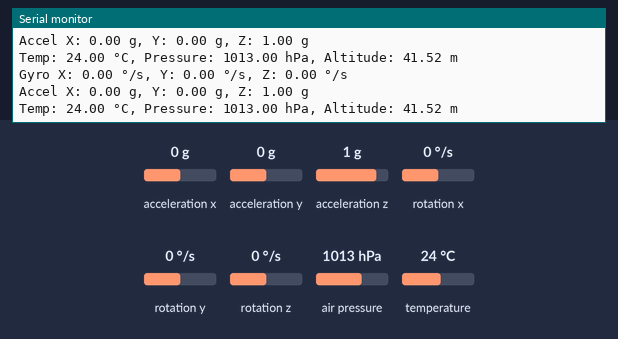
A program run on a simulated Arduino Nano, built with avr-gcc and run on an emulated ATmega328P. Parts: the last lines printed to the serial monitor. Inputs (shaded band) come from the test bench; at power-on: acceleration x 0 g, rotation x 0 °/s, acceleration y 0 g, acceleration z 1 g, rotation y 0 °/s, rotation z 0 °/s, air pressure 1013 hPa, temperature 24 °C.

Above: at 1.3 s.
1.4 s: acceleration x set to -1.4 g
At 1.73 s:
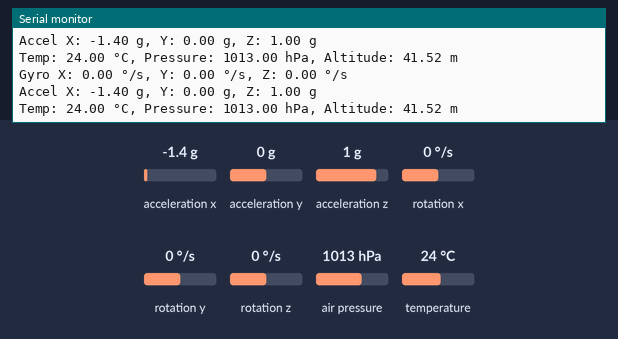
3.5 s: rotation x set to -192 °/s
At 4.4 s:
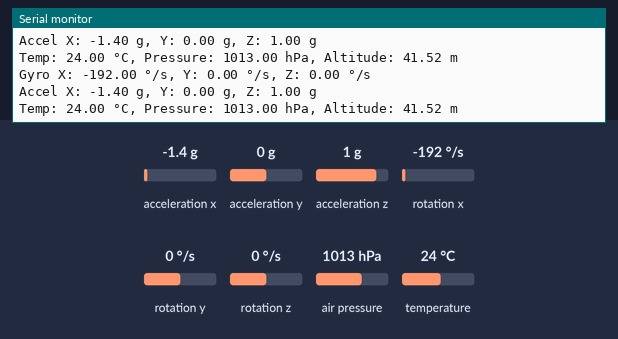
6.5 s: acceleration y set to -1.4 g
At 7.6 s:
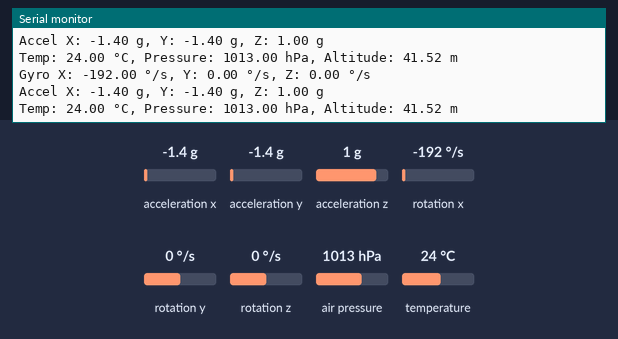
8.0 s: acceleration z set to -1.4 g
At 9.0 s:
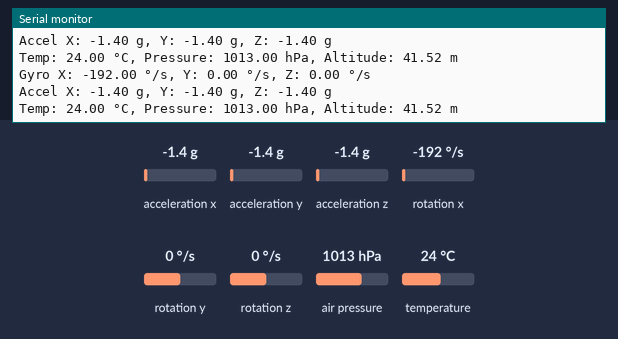
9.5 s: rotation y set to -192 °/s
At 10.3 s:
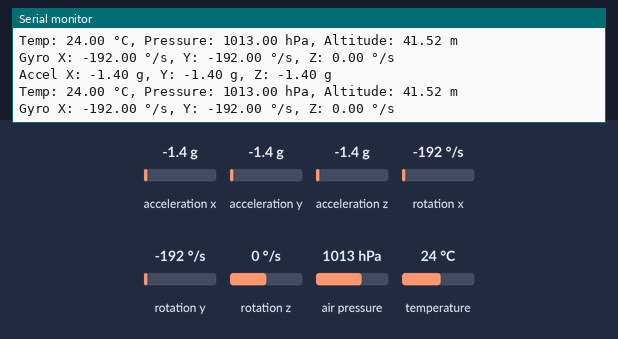
12.5 s: rotation x set to 0 °/s
At 13.5 s:
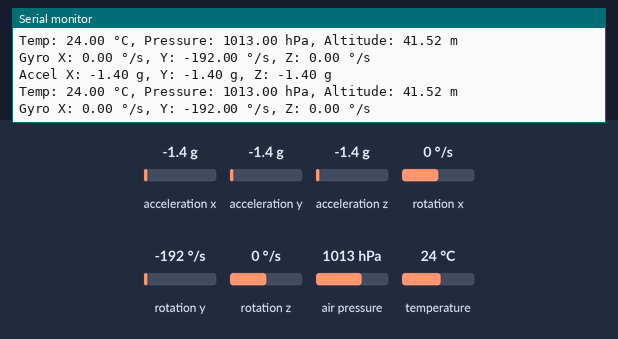

The program:

main.cpp
```cpp
#include <Arduino.h>
#include <Wire.h>
#include <Adafruit_MPU6050.h>
#include <Adafruit_BMP280.h>
#include <SPI.h>
#include <mcp_can.h>

// ECUMaster CAN IDs
#define ECUMASTER_ID_0x399  0x399  // BMP280 Barometric pressure and temperature
#define ECUMASTER_ID_0x400  0x400  // Latitude, Longitude
#define ECUMASTER_ID_0x401  0x401  // Speed, Height, Satellites, GPS frame index, GPS status
#define ECUMASTER_ID_0x402  0x402  // Heading motion, Heading vehicle, X angle rate, Y angle rate
#define ECUMASTER_ID_0x403  0x403  // Z angle rate, X/Y/Z acceleration
#define ECUMASTER_ID_0x404  0x404  // UTC time

// CAN CS pin
#define CAN_CS_PIN 10

// Sensor objects
Adafruit_MPU6050 mpu;
Adafruit_BMP280 bmp;
MCP_CAN CAN(CAN_CS_PIN);  // CS pin 10 for SPI

// Timing variables
unsigned long lastCANSend = 0;
unsigned long startupTime = 0;
const unsigned long STARTUP_DURATION = 2000;  // 2 seconds startup sequence
const unsigned long STARTUP_INTERVAL = 100;   // 10Hz during startup (100ms)
const unsigned long NORMAL_INTERVAL = 40;     // 25Hz normal operation (40ms)
bool startupComplete = false;

// GPS frame index counter
uint8_t gpsFrameIndex = 0;

// Function to convert float to 16-bit signed integer with scaling
int16_t floatToInt16(float value, float scale) {
  return (int16_t)(value * scale);
}

// Function to convert float to 16-bit unsigned integer
uint16_t floatToUInt16(float value) {
  return (uint16_t)value;
}

// Function to send ECUMaster ID 0x400 (Latitude, Longitude) - all zeros
void sendCANMessage_0x400() {
  unsigned char canMsg[8] = {0x00, 0x00, 0x00, 0x00, 0x00, 0x00, 0x00, 0x00};
  CAN.sendMsgBuf(ECUMASTER_ID_0x400, 0, 8, canMsg);
}

// Function to send CAN ID 0x399 (BMP280 Barometric pressure and temperature)
void sendCANMessage_0x399(float pressure, float temperature) {
  unsigned char canMsg[8];

  // Byte 0-1: Barometric pressure in kPa * 10 (Unsigned 16-bit, LITTLE ENDIAN)
  // Convert Pa to kPa (divide by 1000), then multiply by 10 for transmission
  uint16_t pressureValue = (uint16_t)((pressure / 1000.0) * 10.0);
  canMsg[0] = pressureValue & 0xFF;         // LSB
  canMsg[1] = (pressureValue >> 8) & 0xFF; // MSB

  // Byte 2: Temperature in °C * 10 (Signed 8-bit)
  int8_t tempValue = (int8_t)(temperature * 10.0);
  canMsg[2] = (unsigned char)tempValue;

  // Bytes 3-7: Reserved (zeros)
  canMsg[3] = 0x00;
  canMsg[4] = 0x00;
  canMsg[5] = 0x00;
  canMsg[6] = 0x00;
  canMsg[7] = 0x00;

  CAN.sendMsgBuf(ECUMASTER_ID_0x399, 0, 8, canMsg);
}

// Function to send ECUMaster ID 0x401 (Speed, Height, Satellites, GPS info)
void sendCANMessage_0x401(float altitude) {
  unsigned char canMsg[8];

  // Byte 0-1: Speed (16-bit signed, km/h with scale 36/1000) - set to 0
  canMsg[0] = 0x00;
  canMsg[1] = 0x00;

  // Byte 2-3: Height/Altitude (16-bit signed, meters, BIG ENDIAN)
  int16_t altitudeInt = (int16_t)altitude;
  canMsg[2] = (altitudeInt >> 8) & 0xFF;  // MSB
  canMsg[3] = altitudeInt & 0xFF;          // LSB

  // Byte 4-5: Reserved (zeros)
  canMsg[4] = 0x00;
  canMsg[5] = 0x00;

  // Byte 6: GPS frame index in upper nibble (bits 4-7)
  canMsg[6] = (gpsFrameIndex << 4) & 0xF0;

  // Byte 7: GPS status/flags
  canMsg[7] = 0x19;

  CAN.sendMsgBuf(ECUMASTER_ID_0x401, 0, 8, canMsg);

  // Increment GPS frame index (0-15 cyclically)
  gpsFrameIndex = (gpsFrameIndex + 1) & 0x0F;
}

// Function to send ECUMaster ID 0x404 (UTC time)
void sendCANMessage_0x404() {
  unsigned char canMsg[8];

  // Send a fixed date/time to match genuine device pattern
  // In real implementation, you would get time from GPS or RTC module
  canMsg[0] = 0x14;   // UTC year offset from 2000 (0x14 = 20 = year 2020)
  canMsg[1] = 0x08;   // UTC month (8 = August)
  canMsg[2] = 0x02;   // UTC day (2)
  canMsg[3] = 0x00;   // UTC hour (0-23)
  canMsg[4] = 0x00;   // UTC minute (0-59)
  canMsg[5] = 0x00;   // UTC second (0-60)
  canMsg[6] = 0x00;   // UTC millisecond LSB
  canMsg[7] = 0x00;   // UTC millisecond MSB

  CAN.sendMsgBuf(ECUMASTER_ID_0x404, 0, 8, canMsg);
}

// Function to send ECUMaster ID 0x402 (gyro rates)
void sendCANMessage_0x402(float gyroX, float gyroY) {
  unsigned char canMsg[8];

  // Byte 0-1: Heading motion (0-360) - using 0 as placeholder (BIG ENDIAN)
  uint16_t headingMotion = 0;
  canMsg[0] = (headingMotion >> 8) & 0xFF;  // MSB
  canMsg[1] = headingMotion & 0xFF;         // LSB

  // Byte 2-3: Heading vehicle (0-360) - using 0 as placeholder (BIG ENDIAN)
  uint16_t headingVehicle = 0;
  canMsg[2] = (headingVehicle >> 8) & 0xFF;  // MSB
  canMsg[3] = headingVehicle & 0xFF;         // LSB

  // Byte 4-5: X angle rate (°/s, Factor: 0.01, so multiply by 100 for CAN transmission) (BIG ENDIAN)
  // MPU6050 gives rad/s, convert to deg/s, then scale by 100
  // Formula: CAN_value = (rad/s * 57.2958) / 0.01 = (rad/s * 57.2958) * 100
  int16_t xAngleRate = (int16_t)(gyroX * 57.2958 * 100.0);
  canMsg[4] = (xAngleRate >> 8) & 0xFF;  // MSB
  canMsg[5] = xAngleRate & 0xFF;         // LSB

  // Byte 6-7: Y angle rate (°/s, Factor: 0.01, so multiply by 100 for CAN transmission) (BIG ENDIAN)
  int16_t yAngleRate = (int16_t)(-gyroY * 57.2958 * 100.0);  // Negated to correct direction
  canMsg[6] = (yAngleRate >> 8) & 0xFF;  // MSB
  canMsg[7] = yAngleRate & 0xFF;         // LSB

  CAN.sendMsgBuf(ECUMASTER_ID_0x402, 0, 8, canMsg);
}

// Function to send ECUMaster ID 0x403 (Z gyro and accelerations)
void sendCANMessage_0x403(float gyroZ, float accelX, float accelY, float accelZ) {
  unsigned char canMsg[8];

  // Byte 0-1: Z angle rate (°/s, Factor: 0.01, so multiply by 100 for CAN transmission) (BIG ENDIAN)
  int16_t zAngleRate = (int16_t)(gyroZ * 57.2958 * 100.0);
  canMsg[0] = (zAngleRate >> 8) & 0xFF;  // MSB
  canMsg[1] = zAngleRate & 0xFF;         // LSB

  // Byte 2-3: X acceleration (g, Factor: 0.01, so multiply by 100 for CAN transmission) (BIG ENDIAN)
  // MPU6050 gives m/s², convert to g by dividing by 9.81, then scale by 100
  // Formula: CAN_value = (m/s² / 9.81) / 0.01 = (m/s² / 9.81) * 100
  int16_t xAccel = (int16_t)((accelX / 9.81) * 100.0);
  canMsg[2] = (xAccel >> 8) & 0xFF;  // MSB
  canMsg[3] = xAccel & 0xFF;         // LSB

  // Byte 4-5: Y acceleration (g, Factor: 0.01, so multiply by 100 for CAN transmission) (BIG ENDIAN)
  int16_t yAccel = (int16_t)((accelY / 9.81) * 100.0);
  canMsg[4] = (yAccel >> 8) & 0xFF;  // MSB
  canMsg[5] = yAccel & 0xFF;         // LSB

  // Byte 6-7: Z acceleration (g, Factor: 0.01, so multiply by 100 for CAN transmission) (BIG ENDIAN)
  int16_t zAccel = (int16_t)((accelZ / 9.81) * 100.0);
  canMsg[6] = (zAccel >> 8) & 0xFF;  // MSB
  canMsg[7] = zAccel & 0xFF;         // LSB

  CAN.sendMsgBuf(ECUMASTER_ID_0x403, 0, 8, canMsg);
}

void setup() {
  Serial.begin(115200);
  while (!Serial) delay(10);

  Serial.println("ECUMaster IMU/Baro to CAN Test");

  // Initialize I2C
  Wire.begin();

  // Initialize MPU6050
  Serial.println("Initializing MPU6050...");
  if (!mpu.begin()) {
    Serial.println("Failed to find MPU6050 chip!");
    while (1) {
      delay(10);
    }
  }
  Serial.println("MPU6050 Found!");

  // Configure MPU6050
  mpu.setAccelerometerRange(MPU6050_RANGE_8_G);
  mpu.setGyroRange(MPU6050_RANGE_500_DEG);
  mpu.setFilterBandwidth(MPU6050_BAND_21_HZ);

  // Initialize BMP280
  Serial.println("Initializing BMP280...");
  if (!bmp.begin(0x76)) {  // Try address 0x76 first
    if (!bmp.begin(0x77)) {  // Try address 0x77
      Serial.println("Failed to find BMP280 chip!");
      while (1) delay(10);
    }
  }
  Serial.println("BMP280 Found!");

  // Configure BMP280
  bmp.setSampling(Adafruit_BMP280::MODE_NORMAL,     // Operating Mode
                  Adafruit_BMP280::SAMPLING_X2,     // Temp. oversampling
                  Adafruit_BMP280::SAMPLING_X16,    // Pressure oversampling
                  Adafruit_BMP280::FILTER_X16,      // Filtering
                  Adafruit_BMP280::STANDBY_MS_500); // Standby time

  // Initialize MCP2515
  Serial.println("Initializing MCP2515...");

  // Initialize CAN at 1Mbps with 8MHz crystal
  if (CAN.begin(MCP_ANY, CAN_1000KBPS, MCP_8MHZ) == CAN_OK) {
    Serial.println("MCP2515 Initialized Successfully!");
  } else {
    Serial.println("Error Initializing MCP2515...");
    while (1) delay(10);
  }

  // Set to normal mode
  CAN.setMode(MCP_NORMAL);

  Serial.println("Setup complete! Starting startup sequence...");
  startupTime = millis();
  delay(100);
}

void loop() {
  unsigned long currentMillis = millis();

  // Check if startup sequence is complete
  if (!startupComplete && (currentMillis - startupTime >= STARTUP_DURATION)) {
    startupComplete = true;
    Serial.println("Startup complete! Switching to 25Hz operation...");
  }

  // Determine current send interval based on startup state
  unsigned long currentInterval = startupComplete ? NORMAL_INTERVAL : STARTUP_INTERVAL;

  // Send CAN messages at specified interval
  if (currentMillis - lastCANSend >= currentInterval) {
    lastCANSend = currentMillis;

    // Read MPU6050 sensor data
    sensors_event_t accel, gyro, temp;
    mpu.getEvent(&accel, &gyro, &temp);

    // Read BMP280 sensor data
    float temperature = bmp.readTemperature();
    float pressure = bmp.readPressure();
    float altitude = bmp.readAltitude(1018.0); // Use local sea level pressure in hPa (adjust as needed)

    // Send ECUMaster CAN messages in correct order (matching genuine device)
    sendCANMessage_0x399(pressure, temperature);  // BMP280 Baro and Temp
    sendCANMessage_0x400();  // Lat/Long (all zeros)
    sendCANMessage_0x404();  // UTC time
    sendCANMessage_0x401(altitude);  // Speed, Height, GPS info
    sendCANMessage_0x402(gyro.gyro.x, gyro.gyro.y);
    sendCANMessage_0x403(gyro.gyro.z, accel.acceleration.x,
                         accel.acceleration.y, accel.acceleration.z);

    // Print data to Serial for debugging (comment out if not needed)
    Serial.print("Gyro X: "); Serial.print(gyro.gyro.x * 57.2958); Serial.print(" °/s, ");
    Serial.print("Y: "); Serial.print(gyro.gyro.y * 57.2958); Serial.print(" °/s, ");
    Serial.print("Z: "); Serial.print(gyro.gyro.z * 57.2958); Serial.println(" °/s");

    Serial.print("Accel X: "); Serial.print(accel.acceleration.x / 9.81); Serial.print(" g, ");
    Serial.print("Y: "); Serial.print(accel.acceleration.y / 9.81); Serial.print(" g, ");
    Serial.print("Z: "); Serial.print(accel.acceleration.z / 9.81); Serial.println(" g");

    Serial.print("Temp: "); Serial.print(temperature); Serial.print(" °C, ");
    Serial.print("Pressure: "); Serial.print(pressure / 100.0); Serial.print(" hPa, ");
    Serial.print("Altitude: "); Serial.print(altitude); Serial.println(" m");
    Serial.println();
  }
}
```

Measured:
- after the input at 1.4 s, the serial monitor: prints a new line at once (image 1)
- after the input at 3.5 s, the serial monitor: prints a new line at once (image 2)
- after the input at 6.5 s, the serial monitor: prints a new line at once (image 3)
- after the input at 8.0 s, the serial monitor: prints a new line at once (image 4)
- after the input at 9.5 s, the serial monitor: prints a new line at once (image 5)
- after the input at 12.5 s, the serial monitor: prints a new line at once (image 6)
